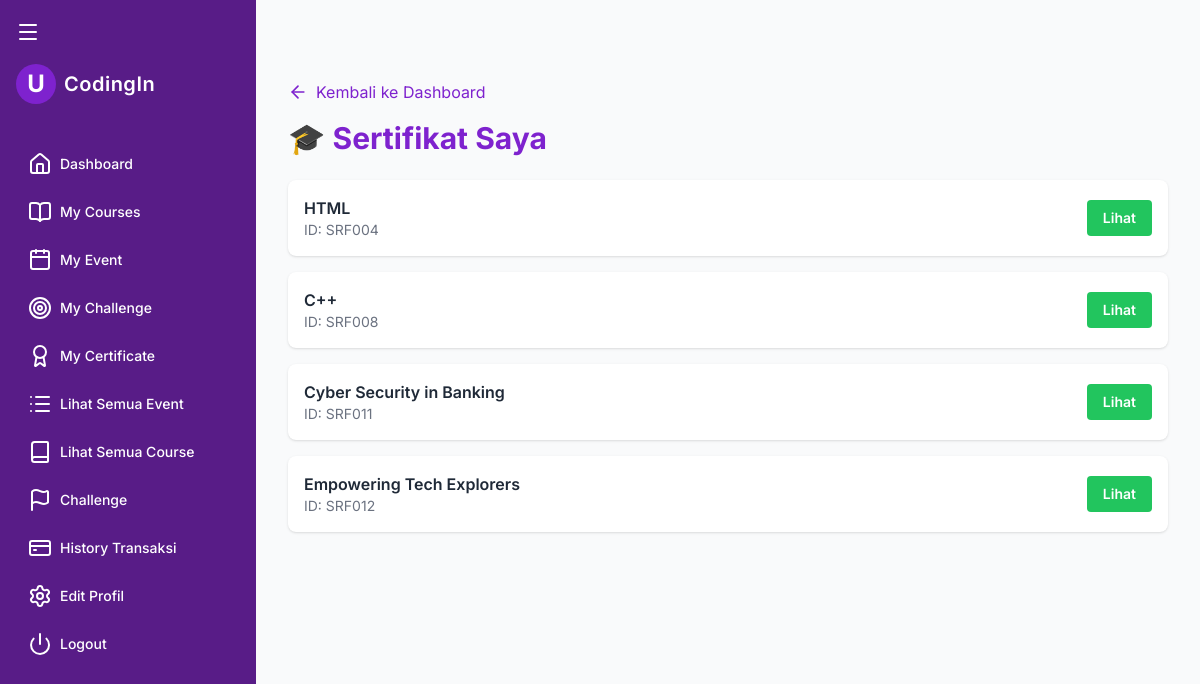
Page /user/my_certificate.php (signed in) on the committed database.
### tables this page shows
CREATE TABLE `sertifuser` (
  `User_ID` char(6) NOT NULL,
  `Sertifikat_ID_Sertifikat` char(6) NOT NULL,
  `tanggal_diberikan` datetime DEFAULT current_timestamp()
);

CREATE TABLE `sertifikat` (
  `ID_Sertifikat` char(8) NOT NULL,
  `Nama_Sertifikat` varchar(100) NOT NULL,
  `sertif_template` varchar(255) DEFAULT NULL
);

### user/my_certificate.php (the view, shortened to what this page needs)
<?php
require_once '../config/database.php';
$user_id = $_SESSION["user_id"];
$stmt = $pdo->prepare("
  SELECT su.Sertifikat_ID_Sertifikat, s.Nama_Sertifikat, s.sertif_template
  FROM sertifuser su
  JOIN sertifikat s ON su.Sertifikat_ID_Sertifikat = s.ID_Sertifikat
  WHERE su.User_ID = ?
");
$stmt->execute([$user_id]);
$certificates = $stmt->fetchAll(PDO::FETCH_ASSOC);
?>
<!DOCTYPE html>
<html lang="id">
<head>
  <script src="https://cdn.tailwindcss.com"></script>
</head>
<body class="bg-gray-50 min-h-screen">
  <div class="flex">
    <?php include '../includes/user_sidebar.php'; ?>
    <main id="mainContent" class="flex-1 p-8 pt-20 transition-all duration-300">
      <a href="../public/dashboard_user.php" class="inline-flex items-center text-purple-700 hover:underline mb-4">
        <i data-lucide="arrow-left" class="w-5 h-5 mr-2"></i>
        Kembali ke Dashboard
      </a>
      <h2 class="text-3xl font-bold text-purple-700 mb-6">🎓 Sertifikat Saya</h2>
      <?php if (count($certificates) > 0): ?>
        <ul class="space-y-4">
          <?php foreach ($certificates as $cert): ?>
            <li class="bg-white rounded-lg shadow p-4 flex justify-between items-center">
              <div>
                <p class="font-semibold text-gray-800"><?= htmlspecialchars($cert['Nama_Sertifikat']) ?></p>
                <p class="text-sm text-gray-500">ID: <?= htmlspecialchars($cert['Sertifikat_ID_Sertifikat']) ?></p>
              </div>
              <a href="/FP-MBD-main/uploads/sertif/<?= htmlspecialchars($cert['sertif_template']) ?>"
                 target="_blank"
                 class="bg-green-500 hover:bg-green-600 text-white px-4 py-2 rounded text-sm font-semibold">
                Lihat
              </a>
            </li>
          <?php endforeach; ?>
        </ul>
      <?php else: ?>
        <div class="bg-yellow-100 text-yellow-800 font-medium px-4 py-3 rounded">
          Belum ada sertifikat.
        </div>
      <?php endif; ?>
    </main>
  </div>
</body>
</html>

### user/my_certificate.php (style rules this page uses)
body { font-family: 'Inter', sans-serif; }

### rows in the picture
sertifuser: Sertifikat_ID_Sertifikat.Nama_Sertifikat "HTML", Sertifikat_ID_Sertifikat "SRF004"
sertifuser: Sertifikat_ID_Sertifikat.Nama_Sertifikat "C++", Sertifikat_ID_Sertifikat "SRF008"
sertifuser: Sertifikat_ID_Sertifikat.Nama_Sertifikat "Cyber Security in Banking", Sertifikat_ID_Sertifikat "SRF011"
sertifuser: Sertifikat_ID_Sertifikat.Nama_Sertifikat "Empowering Tech Explorers", Sertifikat_ID_Sertifikat "SRF012"
